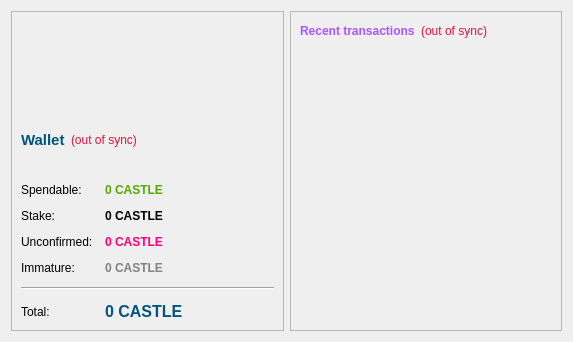
<?xml version="1.0" encoding="UTF-8"?>
<ui version="4.0">
 <class>OverviewPage</class>
 <widget class="QWidget" name="OverviewPage">
  <property name="geometry">
   <rect>
    <x>0</x>
    <y>0</y>
    <width>573</width>
    <height>342</height>
   </rect>
  </property>
  <property name="windowTitle">
   <string>Form</string>
  </property>
  <property name="autoFillBackground">
   <bool>false</bool>
  </property>
  <property name="styleSheet">
   <string notr="true"/>
  </property>
  <layout class="QHBoxLayout" name="horizontalLayout" stretch="1,1">
   <item>
    <layout class="QVBoxLayout" name="verticalLayout_2">
     <item>
      <widget class="QFrame" name="frame">
       <property name="frameShape">
        <enum>QFrame::StyledPanel</enum>
       </property>
       <property name="frameShadow">
        <enum>QFrame::Raised</enum>
       </property>
       <layout class="QVBoxLayout" name="verticalLayout_4">
        <item>
         <widget class="QLabel" name="label_2">
          <property name="minimumSize">
           <size>
            <width>230</width>
            <height>75</height>
           </size>
          </property>
          <property name="styleSheet">
           <string notr="true">image: url(:/images/res/images/logo.png);</string>
          </property>
          <property name="text">
           <string/>
          </property>
         </widget>
        </item>
        <item>
         <layout class="QHBoxLayout" name="horizontalLayout_4">
          <item>
           <widget class="QLabel" name="label_5">
            <property name="font">
             <font>
              <pointsize>11</pointsize>
              <weight>75</weight>
              <bold>true</bold>
             </font>
            </property>
            <property name="styleSheet">
             <string notr="true">color: rgb(0, 85, 127);</string>
            </property>
            <property name="text">
             <string>Wallet</string>
            </property>
           </widget>
          </item>
          <item>
           <widget class="QLabel" name="labelWalletStatus">
            <property name="toolTip">
             <string>The displayed information may be out of date. Your wallet automatically synchronizes with the castle network after a connection is established, but this process has not completed yet.</string>
            </property>
            <property name="styleSheet">
             <string notr="true">QLabel { color: #DC143C; }</string>
            </property>
            <property name="text">
             <string notr="true">(out of sync)</string>
            </property>
            <property name="alignment">
             <set>Qt::AlignLeading|Qt::AlignLeft|Qt::AlignVCenter</set>
            </property>
           </widget>
          </item>
          <item>
           <spacer name="horizontalSpacer_2">
            <property name="orientation">
             <enum>Qt::Horizontal</enum>
            </property>
            <property name="sizeHint" stdset="0">
             <size>
              <width>40</width>
              <height>20</height>
             </size>
            </property>
           </spacer>
          </item>
         </layout>
        </item>
        <item>
         <layout class="QFormLayout" name="formLayout_2">
          <property name="fieldGrowthPolicy">
           <enum>QFormLayout::AllNonFixedFieldsGrow</enum>
          </property>
          <property name="horizontalSpacing">
           <number>12</number>
          </property>
          <property name="verticalSpacing">
           <number>12</number>
          </property>
          <item row="0" column="0">
           <widget class="QLabel" name="label">
            <property name="text">
             <string>Spendable:</string>
            </property>
           </widget>
          </item>
          <item row="0" column="1">
           <widget class="QLabel" name="labelBalance">
            <property name="font">
             <font>
              <weight>75</weight>
              <bold>true</bold>
             </font>
            </property>
            <property name="cursor">
             <cursorShape>IBeamCursor</cursorShape>
            </property>
            <property name="toolTip">
             <string>Your current spendable balance</string>
            </property>
            <property name="styleSheet">
             <string notr="true">color: rgb(85, 170, 0);</string>
            </property>
            <property name="text">
             <string notr="true">0 CASTLE</string>
            </property>
            <property name="textInteractionFlags">
             <set>Qt::LinksAccessibleByMouse|Qt::TextSelectableByKeyboard|Qt::TextSelectableByMouse</set>
            </property>
           </widget>
          </item>
          <item row="1" column="0">
           <widget class="QLabel" name="label_6">
            <property name="text">
             <string>Stake:</string>
            </property>
           </widget>
          </item>
          <item row="1" column="1">
           <widget class="QLabel" name="labelStake">
            <property name="font">
             <font>
              <weight>75</weight>
              <bold>true</bold>
             </font>
            </property>
            <property name="cursor">
             <cursorShape>IBeamCursor</cursorShape>
            </property>
            <property name="toolTip">
             <string>Total of coins that was staked, and do not yet count toward the current balance</string>
            </property>
            <property name="styleSheet">
             <string notr="true"/>
            </property>
            <property name="text">
             <string notr="true">0 CASTLE</string>
            </property>
            <property name="textInteractionFlags">
             <set>Qt::LinksAccessibleByMouse|Qt::TextSelectableByKeyboard|Qt::TextSelectableByMouse</set>
            </property>
           </widget>
          </item>
          <item row="2" column="0">
           <widget class="QLabel" name="label_3">
            <property name="text">
             <string>Unconfirmed:</string>
            </property>
           </widget>
          </item>
          <item row="2" column="1">
           <widget class="QLabel" name="labelUnconfirmed">
            <property name="font">
             <font>
              <weight>75</weight>
              <bold>true</bold>
             </font>
            </property>
            <property name="cursor">
             <cursorShape>IBeamCursor</cursorShape>
            </property>
            <property name="toolTip">
             <string>Total of transactions that have yet to be confirmed, and do not yet count toward the current balance</string>
            </property>
            <property name="styleSheet">
             <string notr="true">color: rgb(255, 0, 127);
</string>
            </property>
            <property name="text">
             <string notr="true">0 CASTLE</string>
            </property>
            <property name="textInteractionFlags">
             <set>Qt::LinksAccessibleByMouse|Qt::TextSelectableByKeyboard|Qt::TextSelectableByMouse</set>
            </property>
           </widget>
          </item>
          <item row="3" column="0">
           <widget class="QLabel" name="labelImmatureText">
            <property name="text">
             <string>Immature:</string>
            </property>
           </widget>
          </item>
          <item row="3" column="1">
           <widget class="QLabel" name="labelImmature">
            <property name="font">
             <font>
              <weight>75</weight>
              <bold>true</bold>
             </font>
            </property>
            <property name="toolTip">
             <string>Mined balance that has not yet matured</string>
            </property>
            <property name="styleSheet">
             <string notr="true">color: rgb(130, 130, 130);</string>
            </property>
            <property name="text">
             <string notr="true">0 CASTLE</string>
            </property>
            <property name="textInteractionFlags">
             <set>Qt::LinksAccessibleByMouse|Qt::TextSelectableByKeyboard|Qt::TextSelectableByMouse</set>
            </property>
           </widget>
          </item>
          <item row="4" column="0" colspan="2">
           <widget class="Line" name="line">
            <property name="orientation">
             <enum>Qt::Horizontal</enum>
            </property>
           </widget>
          </item>
          <item row="5" column="0">
           <widget class="QLabel" name="labelTotalText">
            <property name="text">
             <string>Total:</string>
            </property>
           </widget>
          </item>
          <item row="5" column="1">
           <widget class="QLabel" name="labelTotal">
            <property name="font">
             <font>
              <pointsize>12</pointsize>
              <weight>75</weight>
              <bold>true</bold>
              <stylestrategy>PreferAntialias</stylestrategy>
             </font>
            </property>
            <property name="cursor">
             <cursorShape>IBeamCursor</cursorShape>
            </property>
            <property name="toolTip">
             <string>Your current total balance</string>
            </property>
            <property name="styleSheet">
             <string notr="true">color: rgb(0, 85, 127);</string>
            </property>
            <property name="text">
             <string notr="true">0 CASTLE</string>
            </property>
            <property name="textInteractionFlags">
             <set>Qt::LinksAccessibleByMouse|Qt::TextSelectableByKeyboard|Qt::TextSelectableByMouse</set>
            </property>
           </widget>
          </item>
         </layout>
        </item>
       </layout>
      </widget>
     </item>
    </layout>
   </item>
   <item>
    <layout class="QVBoxLayout" name="verticalLayout_3">
     <item>
      <widget class="QFrame" name="frame_2">
       <property name="styleSheet">
        <string notr="true"/>
       </property>
       <property name="frameShape">
        <enum>QFrame::StyledPanel</enum>
       </property>
       <property name="frameShadow">
        <enum>QFrame::Raised</enum>
       </property>
       <layout class="QVBoxLayout" name="verticalLayout">
        <item>
         <layout class="QHBoxLayout" name="horizontalLayout_2">
          <item>
           <widget class="QLabel" name="label_4">
            <property name="styleSheet">
             <string notr="true">color: rgb(170, 85, 255);</string>
            </property>
            <property name="text">
             <string>&lt;b&gt;Recent transactions&lt;/b&gt;</string>
            </property>
           </widget>
          </item>
          <item>
           <widget class="QLabel" name="labelTransactionsStatus">
            <property name="toolTip">
             <string>The displayed information may be out of date. Your wallet automatically synchronizes with the castle network after a connection is established, but this process has not completed yet.</string>
            </property>
            <property name="styleSheet">
             <string notr="true">QLabel { color: #DC143C; }</string>
            </property>
            <property name="text">
             <string notr="true">(out of sync)</string>
            </property>
            <property name="alignment">
             <set>Qt::AlignRight|Qt::AlignTrailing|Qt::AlignVCenter</set>
            </property>
           </widget>
          </item>
          <item>
           <spacer name="horizontalSpacer">
            <property name="orientation">
             <enum>Qt::Horizontal</enum>
            </property>
            <property name="sizeHint" stdset="0">
             <size>
              <width>40</width>
              <height>20</height>
             </size>
            </property>
           </spacer>
          </item>
         </layout>
        </item>
        <item>
         <widget class="QListView" name="listTransactions">
          <property name="styleSheet">
           <string notr="true">QListView { background: transparent; }</string>
          </property>
          <property name="frameShape">
           <enum>QFrame::NoFrame</enum>
          </property>
          <property name="verticalScrollBarPolicy">
           <enum>Qt::ScrollBarAlwaysOff</enum>
          </property>
          <property name="horizontalScrollBarPolicy">
           <enum>Qt::ScrollBarAlwaysOff</enum>
          </property>
          <property name="selectionMode">
           <enum>QAbstractItemView::NoSelection</enum>
          </property>
         </widget>
        </item>
       </layout>
      </widget>
     </item>
    </layout>
   </item>
  </layout>
 </widget>
 <resources/>
 <connections/>
</ui>
